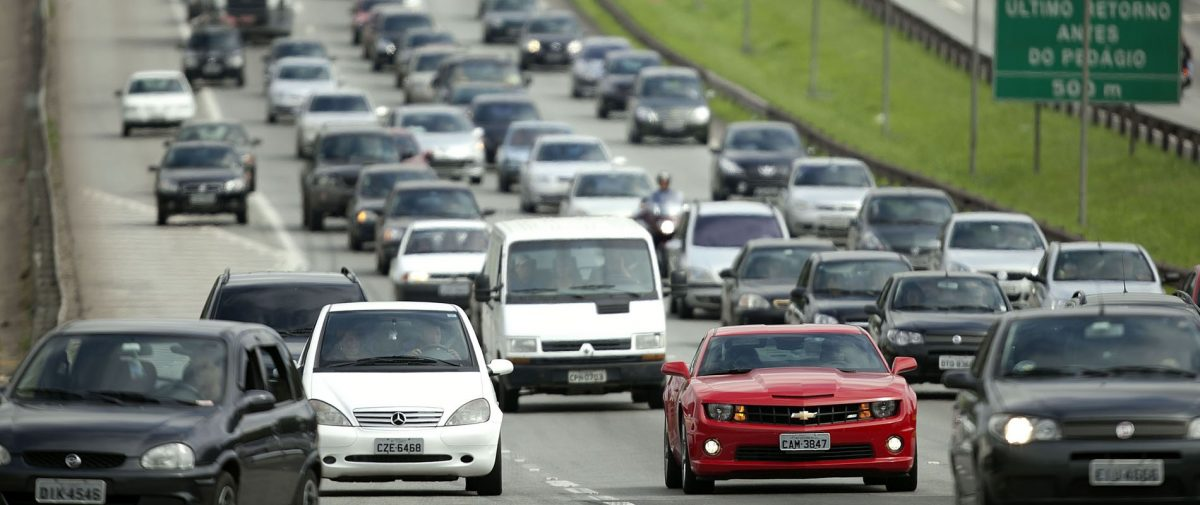
#> input picture images/carsOnTheRoad.jpg, 1200 x 505 px
$ python car_detection.py
#> lines starting #> are read from the running program, lines starting #| are printed output that depends on the picture
import cv2

image=cv2.imread("../images/carsOnTheRoad.jpg")
#> image is the input picture: shape (505, 1200, 3); mean B, G, R 107.9, 116.8, 111.7
image_gray=cv2.cvtColor(image,cv2.COLOR_BGR2GRAY)
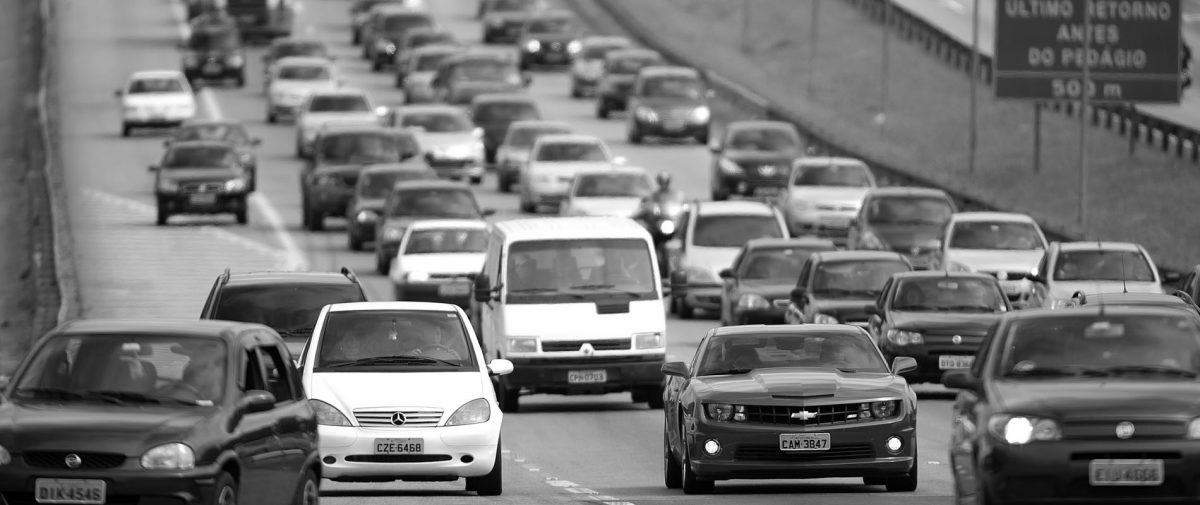
#> image_gray: shape (505, 1200); min 0, max 255, mean 114.3
#> (the run stopped early here; a loop or call above may not have finished)
